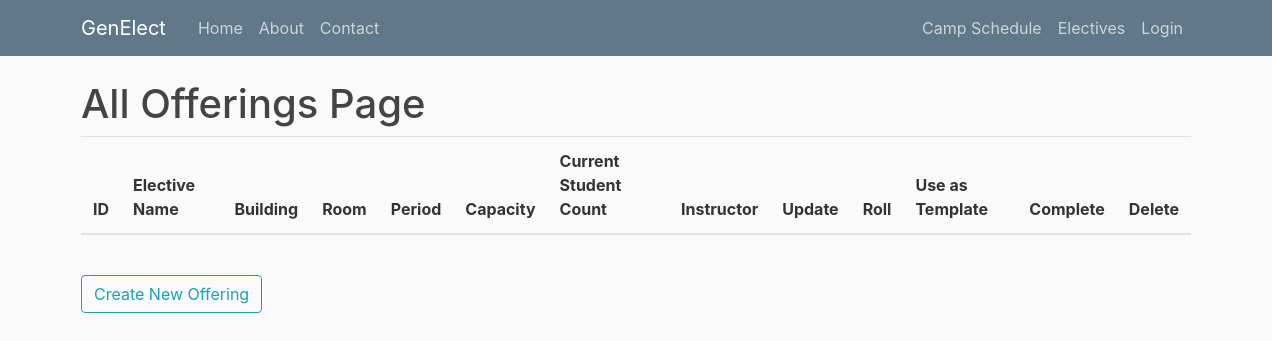
Page /allofferings on the earlier database version.
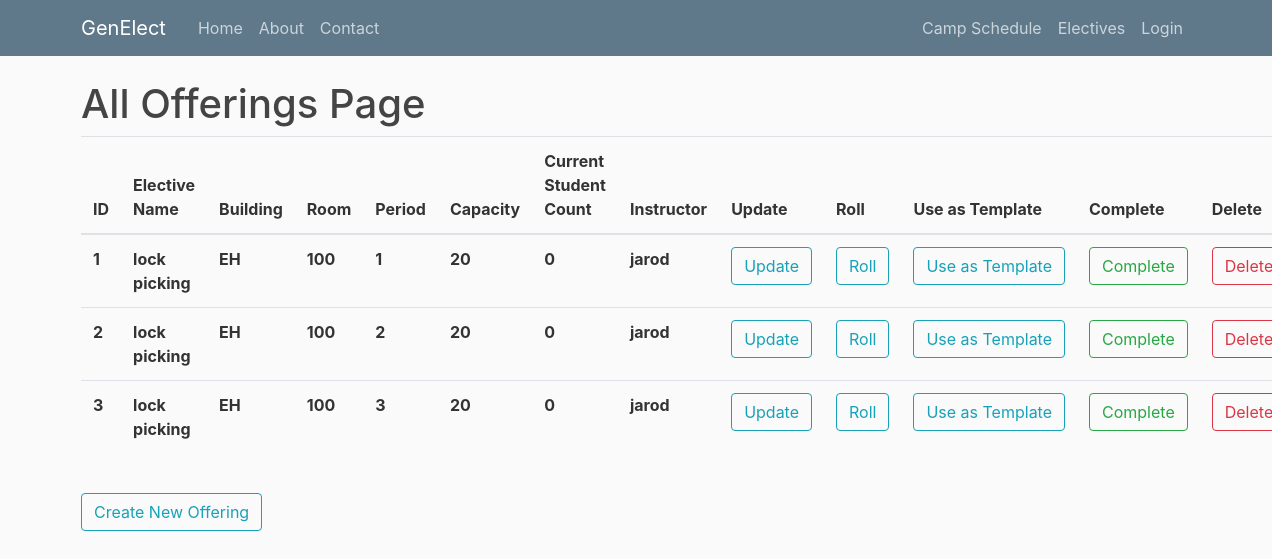
Same page on the later database version.
### genElect/models.py (models this page shows)
class Base(db.Model):
    __abstract__ = True
    id = db.Column(db.Integer, primary_key=True, autoincrement=True)
    date_created = db.Column(db.DateTime, default=db.func.current_timestamp())
    date_modified = db.Column(db.DateTime, default=db.func.current_timestamp(),
            onupdate=db.func.current_timestamp())

class Offerings(Base):
    __tablename__ = 'offerings'
    day = db.Column(db.Date)
    period_start = db.Column(db.Integer)
    period_length = db.Column(db.Integer)
    building = db.Column(db.String(100))
    room = db.Column(db.String(100))
    instructor = db.Column(db.String(100))
    current_count = db.Column(db.Integer)
    capacity = db.Column(db.Integer)
    elective_id = db.Column(db.Integer, db.ForeignKey('electives.id'), nullable=False)
    registrations = db.relationship('Registrations', backref='offering', lazy=True)

class Electives(Base):
    __tablename__ = 'electives'
    name = db.Column(db.String(100))
    description = db.Column(db.String(500))
    prerequisites = db.relationship('Prerequisites', backref='elective', lazy=True)
    offerings = db.relationship('Offerings', backref='elective', lazy=True)
    completed_users = db.relationship('Completions', backref='elective', lazy=True)
    can_retake = db.Column(db.Boolean)

### genElect/__init__.py (the view)
@app.route("/allofferings")
def allofferings():
    offerings = Offerings.query.order_by(Offerings.elective_id).all()
    return render_template('allofferings.html', offerings=offerings, title="Offerings")

### genElect/templates/allofferings.html
{% extends "layout.html" %}
{% block content %}
    <h1>All Offerings Page</h1>
	<table class="table">
	  <thead>
	    <tr>
	      <th scope="col">ID</th>
	      <th scope="col">Elective Name</th>
	      <th scope="col">Building</th>
	      <th scope="col">Room</th>
	      <th scope="col">Period</th>
	      <th scope="col">Capacity</th>
	      <th scope="col">Current Student Count</th>
	      <th scope="col">Instructor</th>
	      <th scope="col">Update</th>
	      <th scope="col">Roll</th>
	      <th scope="col">Use as Template</th>
	      <th scope="col">Complete</th>
	      <th scope="col">Delete</th>
	    </tr>
	  </thead>
	  <tbody>
	  	{% for offering in offerings %}
	    <tr>
	      <th scope="row">{{offering.id}}</th>
	      <th scope="row">{{offering.elective.name}}</th>
	      <th scope="row">{{offering.building}}</th>
	      <th scope="row">{{offering.room}}</th>
	      <th scope="row">{{offering.period_start}}</th>
	      <th scope="row">{{offering.capacity}}</th>
	      <th scope="row">{{offering.current_count}}</th>
	      <th scope="row">{{offering.instructor}}</th>
	      <th scope="row"><button type="button" onclick="window.location.href = '/editoffering/{{offering.id}}'" class="btn btn-outline-info">Update</button></th>
	      <th scope="row"><button type="button" onclick="window.location.href = '/roll/{{offering.id}}'" class="btn btn-outline-info">Roll</button></th>
	      <th scope="row"><button type="button" onclick="window.location.href = '/createoffering?offering_template_id={{offering.id}}'" class="btn btn-outline-info">Use as Template</button></th>
	      <th scope="row"><button type="button" onclick="window.location.href = '/complete/{{offering.id}}'" class="btn btn-outline-success">Complete</button></th>
	      <th scope="row"><button type="button" onclick="window.location.href = '/deleteoffering/{{offering.id}}'" class="btn btn-outline-danger">Delete</button></th>
	    </tr>
	    {% endfor %}
	  </tbody>
	</table>
    <br>
    <button type="button" onclick="window.location.href = '/createoffering'" class="btn btn-outline-info">Create New Offering</button>
{% endblock content %}

### genElect/templates/layout.html (shortened to what this page needs)
<!DOCTYPE html>
<html>
<head>
    <link rel="stylesheet" href="https://maxcdn.bootstrapcdn.com/bootstrap/4.0.0/css/bootstrap.min.css">
    <link rel="stylesheet" type="text/css" href="{{ url_for('static', filename='main.css') }}">
</head>
<body>
    <header class="site-header">
      <nav class="navbar navbar-expand-md navbar-dark bg-steel fixed-top">
        <div class="container">
          <a class="navbar-brand mr-4" href="/">GenElect</a>
          <div class="collapse navbar-collapse" id="navbarToggle">
            <div class="navbar-nav mr-auto">
              {% if not current_user.is_authenticated or current_user.role != "admin" %}
                <a class="nav-item nav-link" href="{{ url_for('index') }}">Home</a>
                <a class="nav-item nav-link" href="{{ url_for('about') }}">About</a>
                <a class="nav-item nav-link" href="{{ url_for('contact') }}">Contact</a>
              {% endif %}
            </div>
            <div class="navbar-nav">
              {% if current_user.is_authenticated %}
                {% if current_user.role == "admin" %}
                  <a class="nav-item nav-link" href="{{ url_for('admin') }}">Admin</a>
                  <a class="nav-item nav-link" href="{{ url_for('allusers') }}">Users</a>
                  <a class="nav-item nav-link" href="{{ url_for('allnotifications') }}">Notifications</a>
                  <a class="nav-item nav-link" href="{{ url_for('allcores') }}">Cores</a>
                  <a class="nav-item nav-link" href="{{ url_for('allelectives') }}">Electives</a>
                  <a class="nav-item nav-link" href="{{ url_for('allofferings') }}">Offerings</a>
                {% endif %}
                {% if current_user.role == "instructor" %}
                  <a class="nav-item nav-link" href="{{ url_for('allelectives') }}">Electives</a>
                  <a class="nav-item nav-link" href="{{ url_for('allofferings') }}">Offerings</a>
                {% endif %}
                {% if current_user.role == "student" %}
                  <a class="nav-item nav-link" href="/campschedule">Camp Schedule</a>
                  <a class="nav-item nav-link" href="/electives">Electives</a>
                  <a class="nav-item nav-link" href="/schedule">My Schedule</a>
                  <a class="nav-item nav-link" href="{{ url_for('account') }}">Account</a>
                {% endif %}
                <a class="nav-item nav-link" href="{{ url_for('logout') }}">Logout</a>
              {% else %}
                <a class="nav-item nav-link" href="/campschedule">Camp Schedule</a>
                <a class="nav-item nav-link" href="/electives">Electives</a>
                <a class="nav-item nav-link" href="{{ url_for('login') }}">Login</a>
              {% endif %}
            </div>
          </div>
        </div>
      </nav>
    </header>
    <main role="main" class="container">
      <div class="row">
        <div class="col-md-12">
          {% block content %}{% endblock %}
        </div>
      </div>
    </main>
</body>
</html>

### genElect/static/main.css (style rules this page uses)
body { background: #fafafa; color: #333333; margin-top: 5rem; }
h1, h2, h3, h4, h5, h6 { color: #444444; }
.bg-steel { background-color: #5f788a; }
.site-header .navbar-nav .nav-link { color: #cbd5db; }

Differences in the rows shown:
added Offerings: id "1", elective.name "lock picking", building "EH", room "100", period_start "1", capacity "20", current_count "0", instructor "jarod"
added Offerings: id "2", elective.name "lock picking", building "EH", room "100", period_start "2", capacity "20", current_count "0", instructor "jarod"
added Offerings: id "3", elective.name "lock picking", building "EH", room "100", period_start "3", capacity "20", current_count "0", instructor "jarod"
